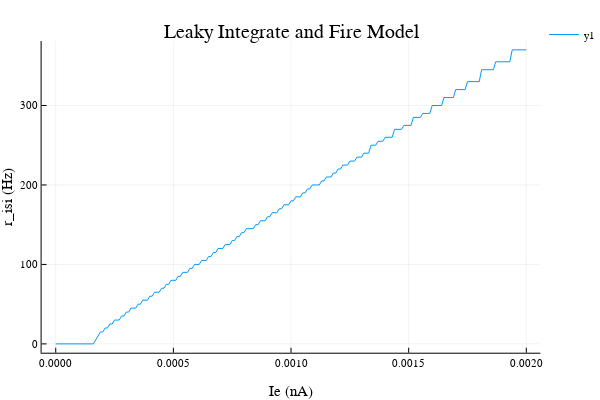

Write notebook code for a chart like this one.
### Code cell
using Plots
plotly()
plot(Ie_arr, r_isi, xlabel = "Ie (nA)",
                    ylabel = "r_isi (Hz)",
                    title = "Leaky Integrate and Fire Model")

### Figure 1 — Plotly figure (JSON) as saved in the notebook; plotly's stock layout.template omitted (floating-point values rounded to 4 significant figures; data arrays with more than 128 entries replaced by an {"elided": "..."} marker saying what was removed)
{"data": [{"colorbar": {"title": ""}, "hoverinfo": "text", "legendgroup": "y1", "line": {"color": "rgba(0, 154, 250, 1.000)", "dash": "solid", "shape": "linear", "width": 1}, "mode": "lines", "name": "y1", "showlegend": true, "text": {"elided": "201 null values"}, "type": "scatter", "x": {"elided": "201 float values"}, "xaxis": "x1", "y": {"elided": "201 int values"}, "yaxis": "y1", "zmax": 0.1, "zmin": -0.1}], "layout": {"annotations": [{"font": {"color": "rgba(0, 0, 0, 1.000)", "family": "sans-serif", "size": 20}, "rotation": 0, "showarrow": false, "text": "Leaky Integrate and Fire Model", "x": 0.535, "xanchor": "center", "xref": "paper", "y": 1, "yanchor": "top", "yref": "paper"}], "height": 400, "legend": {"bgcolor": "rgba(255, 255, 255, 1.000)", "bordercolor": "rgba(0, 0, 0, 1.000)", "font": {"color": "rgba(0, 0, 0, 1.000)", "family": "sans-serif", "size": 11}, "tracegroupgap": 0, "x": 1, "y": 1}, "margin": {"b": 20, "l": 0, "r": 0, "t": 20}, "paper_bgcolor": "rgba(255, 255, 255, 1.000)", "plot_bgcolor": "rgba(255, 255, 255, 1.000)", "showlegend": true, "width": 600, "xaxis": {"anchor": "y1", "domain": [0.07647, 0.9934], "gridcolor": "rgba(0, 0, 0, 0.100)", "gridwidth": 0.5, "linecolor": "rgba(0, 0, 0, 1.000)", "mirror": false, "range": [-6e-05, 0.00206], "showgrid": true, "showline": true, "showticklabels": true, "tickangle": 0, "tickcolor": "rgb(0, 0, 0)", "tickfont": {"color": "rgba(0, 0, 0, 1.000)", "family": "sans-serif", "size": 11}, "tickmode": "array", "ticks": "inside", "ticktext": ["0.0000", "0.0005", "0.0010", "0.0015", "0.0020"], "tickvals": [0, 0.0005, 0.001, 0.0015, 0.002], "title": "Ie (nA)", "titlefont": {"color": "rgba(0, 0, 0, 1.000)", "family": "sans-serif", "size": 15}, "type": "-", "visible": true, "zeroline": false, "zerolinecolor": "rgba(0, 0, 0, 1.000)"}, "yaxis": {"anchor": "x1", "domain": [0.07581, 0.9415], "gridcolor": "rgba(0, 0, 0, 0.100)", "gridwidth": 0.5, "linecolor": "rgba(0, 0, 0, 1.000)", "mirror": false, "range": [-11.1, 381.1], "showgrid": true, "showline": true, "showticklabels": true, "tickangle": 0, "tickcolor": "rgb(0, 0, 0)", "tickfont": {"color": "rgba(0, 0, 0, 1.000)", "family": "sans-serif", "size": 11}, "tickmode": "array", "ticks": "inside", "ticktext": ["0", "100", "200", "300"], "tickvals": [0, 100, 200, 300], "title": "r_isi (Hz)", "titlefont": {"color": "rgba(0, 0, 0, 1.000)", "family": "sans-serif", "size": 15}, "type": "-", "visible": true, "zeroline": false, "zerolinecolor": "rgba(0, 0, 0, 1.000)"}}}
